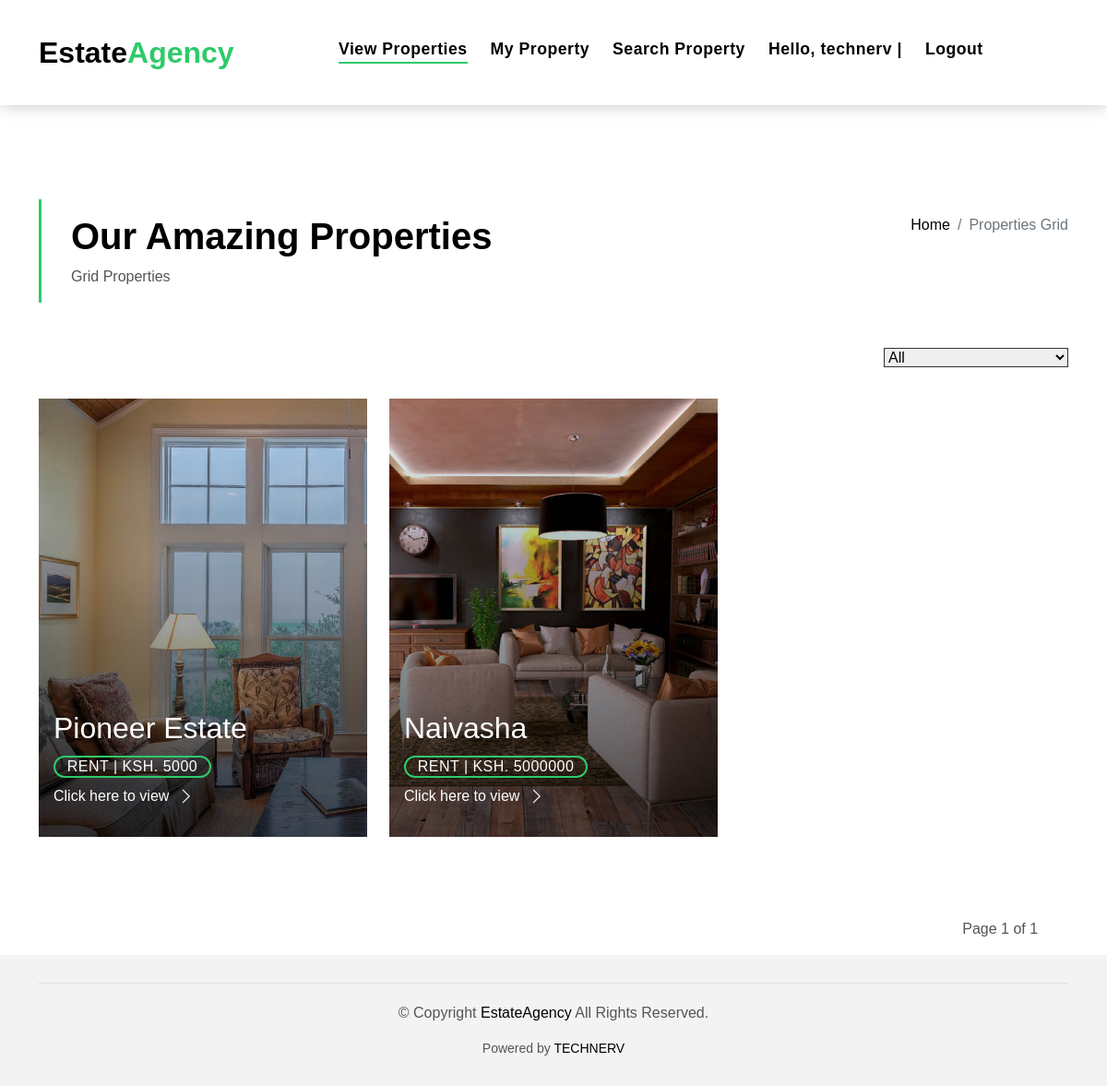
The app's page /property/ (signed in) with its own data.
### estateapp/models.py (models this page shows, shortened)
class Property(models.Model):
    STATUS = (
            ('Rent', 'Rent'),
            ('Sale', 'Sale'),
            ('Open House', 'Open House'),
    )
    PROPERTY_TYPE = (
            ('Apartments', 'Apartments'),
            ('Bungalow', 'Bungalow'),
            ('Presidental', 'Presidental'),
    )
    property_title = models.CharField(max_length=60, verbose_name='Property Title')
    slug = models.SlugField(max_length=250, null=True, blank=True, unique=True)
    property_id = models.IntegerField(verbose_name='Property ID')
    location = models.CharField(max_length=60, verbose_name='Location')
    property_type = models.CharField(max_length=60, choices=PROPERTY_TYPE, verbose_name='Property Type')
    status = models.CharField(max_length=10, choices=STATUS, verbose_name='Status')
    area = models.IntegerField(verbose_name='Area')
    beds = models.IntegerField(verbose_name='Beds')
    baths = models.IntegerField(verbose_name='Baths')
    garage = models.IntegerField(verbose_name='Garage')
    property_description = models.TextField()
    amenities = models.TextField()
    amount = models.IntegerField(verbose_name ='Amount')
    image = models.ImageField(upload_to="img", blank=False)
    date_created = models.DateTimeField(auto_now_add=True)
    agent_id = models.ForeignKey(Agent, verbose_name='agent', on_delete=models.PROTECT)
    user = models.ForeignKey(User, on_delete=models.CASCADE, related_name="agent", null=True)
    class Meta:
        verbose_name_plural = "Properties"

### estateapp/views.py (the view)
# urls.py: path('property/', views.property, name = 'property'),
@csrf_exempt
@login_required()
@cache_control(no_cache=True, must_revalidate=True, no_store=True)
def property(request):
    user = request.user.id
    prop_list = Property.objects.filter(user=user)
    p = Paginator(Property.objects.filter(user=user), 3)
    page = request.GET.get('page')
    prop = p.get_page(page)
    return render(request, "estateapp/property-grid.html",
    {
    'prop_list': prop_list,
    'prop': prop
    })

### estateapp/templates/estateapp/property-grid.html (shortened to what this page needs)
{% extends 'estateapp/base.html' %}
{% load static %}
{% block body %}
<nav class="navbar navbar-default navbar-trans navbar-expand-lg fixed-top">
  <div class="container">
    <a class="navbar-brand text-brand" href="{% url 'estateapp:index' %}">Estate<span class="color-b">Agency</span></a>
    <div class="navbar-collapse collapse justify-content-center" id="navbarDefault">
      <ul class="navbar-nav">
        {% if request.user.is_authenticated %}
        <li class="nav-item">
          <a class="nav-link active" href="{% url 'estateapp:index' %}">View Properties</a>
        </li>
        <li class="nav-item">
          <a class="nav-link " href="{% url 'estateapp:property' %}">My Property</a>
        </li>
        <li class="nav-item">
          <a class="nav-link " href="{% url 'estateapp:show_all_properties' %}">Search Property</a>
        </li>
        <li class="nav-item">
          <a class="nav-link">Hello, {{request.user}} | </a>
        </li>
        <li class="nav-item">
          <a class="nav-link" href="{% url 'estateapp:logout' %}">Logout</a>
        </li>
        {% endif %}
      </ul>
    </div>
  </div>
</nav>
<main id="main">
  <section class="intro-single">
    <div class="container">
      <div class="row">
        <div class="col-md-12 col-lg-8">
          <div class="title-single-box">
            <h1 class="title-single">Our Amazing Properties</h1>
            <span class="color-text-a">Grid Properties</span>
          </div>
        </div>
        <div class="col-md-12 col-lg-4">
          <nav aria-label="breadcrumb" class="breadcrumb-box d-flex justify-content-lg-end">
            <ol class="breadcrumb">
              <li class="breadcrumb-item">
                <a href="{% url 'estateapp:index' %}">Home</a>
              </li>
              <li class="breadcrumb-item active" aria-current="page">
                Properties Grid
              </li>
            </ol>
          </nav>
        </div>
      </div>
    </div>
  </section>
  <section class="property-grid grid">
    <div class="container">
      <div class="row">
        <div class="col-sm-12">
          <div class="grid-option">
            <form>
              <select class="custom-select">
                <option selected>All</option>
              </select>
            </form>
          </div>
        </div>
        {% for p in prop %}
        <div class="col-md-4">
          <div class="card-box-a card-shadow">
            <div class="img-box-a">
              <img src="{{ p.image.url }}" alt="" class="img-a img-fluid">
            </div>
            <div class="card-overlay">
              <div class="card-overlay-a-content">
                <div class="card-header-a">
                  <h2 class="card-title-a">
                    <a href="{% url 'estateapp:property_single' p.id %}">{{ p.location }}</a>
                  </h2>
                </div>
                <div class="card-body-a">
                  <div class="price-box d-flex">
                    <span class="price-a">rent | KSH. {{ p.amount }}</span>
                  </div>
                  <a href="{% url 'estateapp:property_single' p.id %}" class="link-a">Click here to view
                    <span class="bi bi-chevron-right"></span>
                  </a>
                </div>
              </div>
            </div>
          </div>
        </div>
      {% endfor %}
      <div class="row">
        <div class="col-sm-12">
          <nav class="pagination-a">
            <ul class="pagination justify-content-end">
            <hr><br><br>
              Page {{ prop.number }} of {{ prop.paginator.num_pages }} &nbsp
            </ul>
          </nav>
        </div>
      </div>
    </div>
  </section>
</main>
<footer>
  <div class="container">
    <div class="row">
      <div class="col-md-12">
        <div class="copyright-footer">
          <p class="copyright color-text-a">
            &copy; Copyright
            <span class="color-a">EstateAgency</span> All Rights Reserved.
          </p>
        </div>
        <div class="credits">
          Powered by <a href="https://technerv.co.ke/">TECHNERV</a>
        </div>
      </div>
    </div>
  </div>
</footer>
{% endblock %}

### records on screen
Property: image (picture), location "Pioneer Estate", amount "5000"
Property: image (picture), location "Naivasha", amount "5000000"

### other values on screen
{{ request.user }} "technerv"
{{ prop.number }} "1"
{{ prop.paginator.num_pages }} "1"
